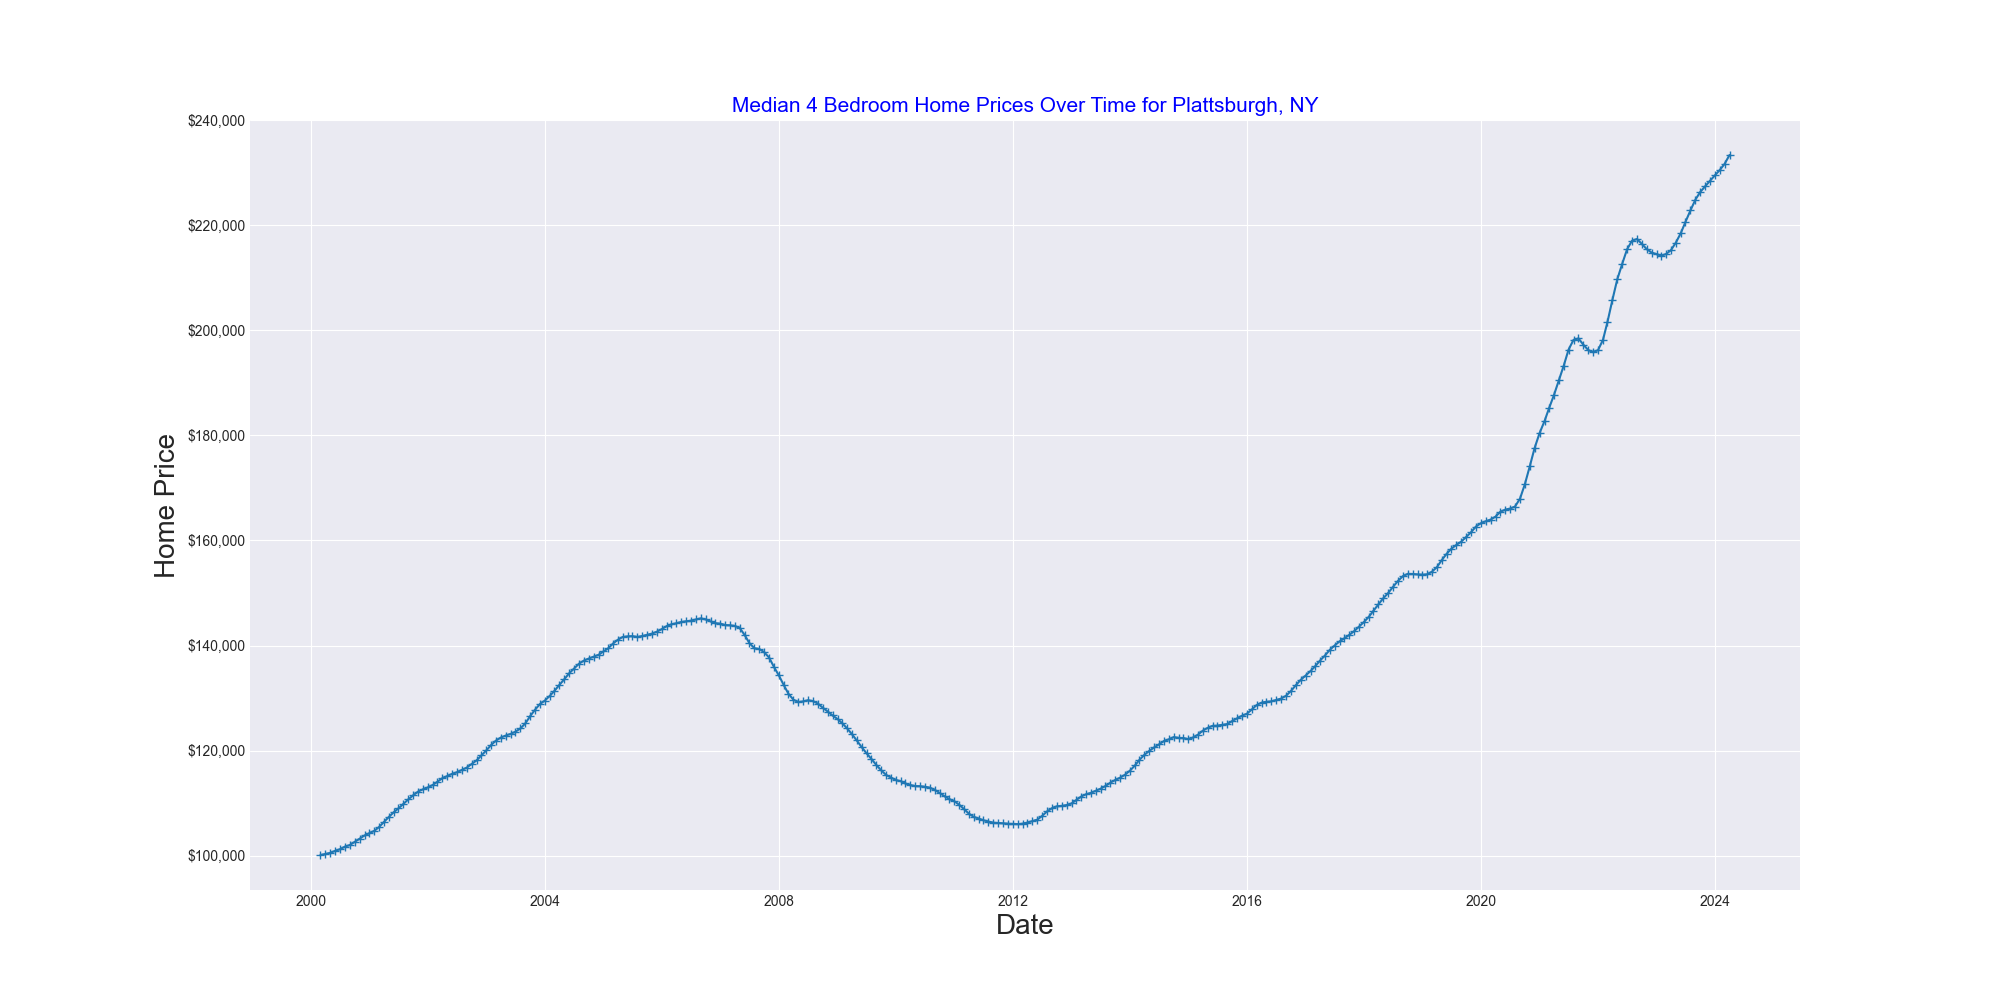

Source code (Python):
#Data for graph was pulled from Zillow.com
# It shows typical 4 bedroom home prices within the 35th to 65th percentile collected over the last ~25 years for every city in the U.S
#I am only pulling the data for Plattsburgh, NY

import pandas as pd
from matplotlib import pyplot as plt
from matplotlib.ticker import FuncFormatter

def currency(y, pos):
    """The y argument is the axis value and pos is the tick position."""
    return '${:,.0f}'.format(y)  # Returns the y axis values with currency formatting: $xxx,xxx


data = pd.read_csv(r"C:\Users\Mason\iCloudDrive\SUNY PLATTSBURGH\Spring_24\CSC_221\Project3\Zip_zhvi_bdrmcnt_4_uc_sfrcondo_tier_0.33_0.67_sm_sa_month.csv")

row = data.iloc[3675] #specifies integer location for collected data. Row 3675 in my .csv

date_columns = row.index[10:]  #Specifies starting columb of dates in .csv
prices = row[10:].values

# Convert index to python datetime objects and reset index
# Added because dates are in horizontal array within .csv. Matplotlib expects vertical array
plot_data = pd.DataFrame({
    'Date': pd.to_datetime(date_columns, format='%Y-%m-%d'),
    'Price': prices
})

plt.style.use('seaborn-v0_8-dark')
plt.figure(figsize=(20, 10))
plt.plot(plot_data['Date'], plot_data['Price'], marker='+', linestyle='-')
plt.title('Median 4 Bedroom Home Prices Over Time for Plattsburgh, NY', fontsize=15, color="blue")
plt.xlabel('Date', fontsize=20)
plt.ylabel('Home Price', fontsize=20)
plt.gca().yaxis.set_major_formatter(FuncFormatter(currency)) #Method to call currency function
plt.grid(True)
plt.show()
